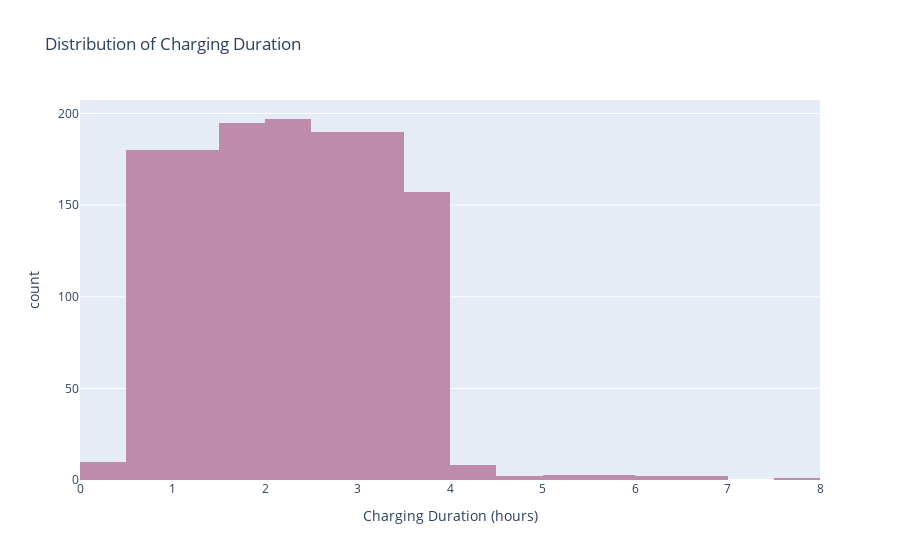

Write notebook code for a chart like this one.
### Code cell
fig6 = px.histogram(df, x="Charging Duration (hours)",
                    nbins=30, title="Distribution of Charging Duration",color_discrete_sequence=["#BE8CAB"])
fig6.show()

### Figure 1 — Plotly figure (JSON) as saved in the notebook; plotly's stock layout.template omitted (floating-point values rounded to 4 significant figures; data arrays with more than 128 entries replaced by an {"elided": "..."} marker saying what was removed)
{"data": [{"bingroup": "x", "hovertemplate": "Charging Duration (hours)=%{x}<br>count=%{y}<extra></extra>", "legendgroup": "", "marker": {"color": "#BE8CAB", "pattern": {"shape": ""}}, "name": "", "nbinsx": 30, "orientation": "v", "showlegend": false, "type": "histogram", "x": {"elided": "1320 float values"}, "xaxis": "x", "yaxis": "y"}], "layout": {"barmode": "relative", "legend": {"tracegroupgap": 0}, "title": {"text": "Distribution of Charging Duration"}, "xaxis": {"anchor": "y", "domain": [0, 1], "title": {"text": "Charging Duration (hours)"}}, "yaxis": {"anchor": "x", "domain": [0, 1], "title": {"text": "count"}}}}
